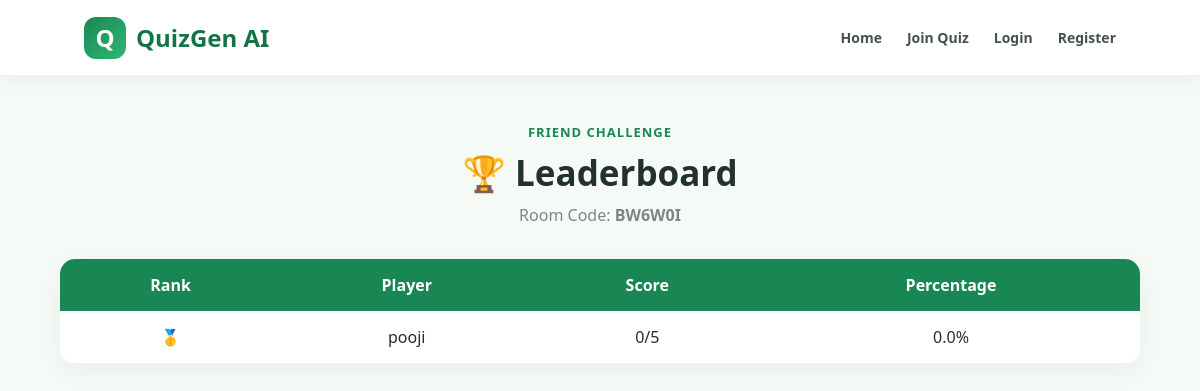
/leaderboard/BW6W0I, run on the app's committed database.
### tables this page shows
CREATE TABLE quiz_rooms (

            id INTEGER PRIMARY KEY AUTOINCREMENT,

            quiz_id INTEGER,

            room_code TEXT UNIQUE,

            created_by INTEGER,

            created_at TIMESTAMP DEFAULT CURRENT_TIMESTAMP

        );

CREATE TABLE room_players (

            id INTEGER PRIMARY KEY AUTOINCREMENT,

            room_id INTEGER,

            player_name TEXT,

            score INTEGER DEFAULT 0,

            total INTEGER DEFAULT 0

        );

### app.py (the view)
@app.route(
    "/leaderboard/<room_code>"
)
def leaderboard(room_code):
    conn = get_db()
    room = conn.execute(
        """
        SELECT *
        FROM quiz_rooms
        WHERE room_code = ?
        """,
        (
            room_code.upper(),
        )
    ).fetchone()
    if not room:
        conn.close()
        return "Room not found."
    players = conn.execute(
        """
        SELECT *
        FROM room_players
        WHERE room_id = ?
        ORDER BY score DESC
        """,
        (
            room["id"],
        )
    ).fetchall()
    conn.close()
    return render_template(
        "leaderboard.html",
        players=players,
        room_code=room_code
    )

### app.py (called while the page is built)
def get_db():
    conn = sqlite3.connect("database.db")
    conn.row_factory = sqlite3.Row
    return conn

### templates/leaderboard.html (shortened to what this page needs)
{% extends "base.html" %}
{% block content %}
<div class="container">
    <div class="page-header"
         style="text-align:center;">
        <span class="small-title">
            FRIEND CHALLENGE
        </span>
        <h1>🏆 Leaderboard</h1>
        {% if room_code %}
            <p class="muted">
                Room Code:
                <strong>{{ room_code }}</strong>
            </p>
        {% endif %}
    </div>
    {% if players %}
        <table>
            <tr>
                <th>Rank</th>
                <th>Player</th>
                <th>Score</th>
                <th>Percentage</th>
            </tr>
            {% for player in players %}
                <tr>
                    <td>
                        {% if loop.index == 1 %}
                            🥇
                        {% elif loop.index == 2 %}
                            🥈
                        {% elif loop.index == 3 %}
                            🥉
                        {% else %}
                            {{ loop.index }}
                        {% endif %}
                    </td>
                    <td>
                        {{ player['player_name'] }}
                    </td>
                    <td>
                        {{ player['score'] }}/{{ player['total'] }}
                    </td>
                    <td>
                        {% if player['total'] > 0 %}
                            {{
                            ((player['score'] /
                            player['total']) * 100)
                            |round(1)
                            }}%
                        {% else %}
                            0%
                        {% endif %}
                    </td>
                </tr>
            {% endfor %}
        </table>
    {% endif %}
</div>
{% endblock %}

### templates/base.html (style rules this page uses)
* { margin:0; padding:0; box-sizing:border-box; font-family:"Segoe UI",Arial,sans-serif; }
body { background:#f6faf7; color:#223129; min-height:100vh; }
.container { width:90%; max-width:1150px; margin:45px auto; }
.page-header { margin-bottom:30px; }
.small-title { color:#198754; font-weight:700; font-size:13px; letter-spacing:1px; }
.page-header h1 { font-size:35px; margin:7px 0; }
.muted { color:#7a8980; line-height:1.6; }
table { width:100%; border-collapse:collapse; background:white; border-radius:15px; overflow:hidden; box-shadow:0 7px 25px rgba(0,0,0,.05); }
th { background:#198754; color:white; padding:15px; }
td { padding:15px; text-align:center; border-bottom:1px solid #edf2ef; }

### data on the page
quiz_rooms: room_code "BW6W0I"
room_players: player_name "pooji", score "0", total "5", score+total "0.0"
